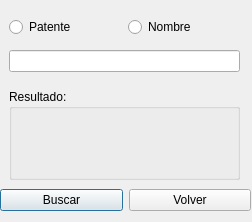
<?xml version="1.0" encoding="UTF-8"?>
<ui version="4.0">
 <class>Buscar_win</class>
 <widget class="QDialog" name="Buscar_win">
  <property name="geometry">
   <rect>
    <x>0</x>
    <y>0</y>
    <width>252</width>
    <height>222</height>
   </rect>
  </property>
  <property name="windowTitle">
   <string>Buscar</string>
  </property>
  <widget class="QWidget" name="verticalLayoutWidget">
   <property name="geometry">
    <rect>
     <x>9</x>
     <y>10</y>
     <width>231</width>
     <height>71</height>
    </rect>
   </property>
   <layout class="QVBoxLayout" name="verticalLayout">
    <item>
     <layout class="QHBoxLayout" name="horizontalLayout">
      <item>
       <widget class="QRadioButton" name="opcion_p">
        <property name="text">
         <string>Patente</string>
        </property>
       </widget>
      </item>
      <item>
       <widget class="QRadioButton" name="opcion_n">
        <property name="text">
         <string>Nombre</string>
        </property>
       </widget>
      </item>
     </layout>
    </item>
    <item>
     <widget class="QLineEdit" name="input"/>
    </item>
   </layout>
  </widget>
  <widget class="QWidget" name="horizontalLayoutWidget">
   <property name="geometry">
    <rect>
     <x>0</x>
     <y>180</y>
     <width>251</width>
     <height>41</height>
    </rect>
   </property>
   <layout class="QHBoxLayout" name="horizontalLayout_2">
    <item>
     <widget class="QPushButton" name="buscar_button">
      <property name="text">
       <string>Buscar</string>
      </property>
     </widget>
    </item>
    <item>
     <widget class="QPushButton" name="volver_b">
      <property name="text">
       <string>Volver</string>
      </property>
     </widget>
    </item>
   </layout>
  </widget>
  <widget class="QGroupBox" name="groupBox">
   <property name="geometry">
    <rect>
     <x>9</x>
     <y>89</y>
     <width>231</width>
     <height>91</height>
    </rect>
   </property>
   <property name="title">
    <string>Resultado:</string>
   </property>
   <widget class="QLabel" name="info_b">
    <property name="geometry">
     <rect>
      <x>10</x>
      <y>20</y>
      <width>221</width>
      <height>71</height>
     </rect>
    </property>
    <property name="text">
     <string/>
    </property>
   </widget>
  </widget>
 </widget>
 <resources/>
 <connections/>
</ui>
